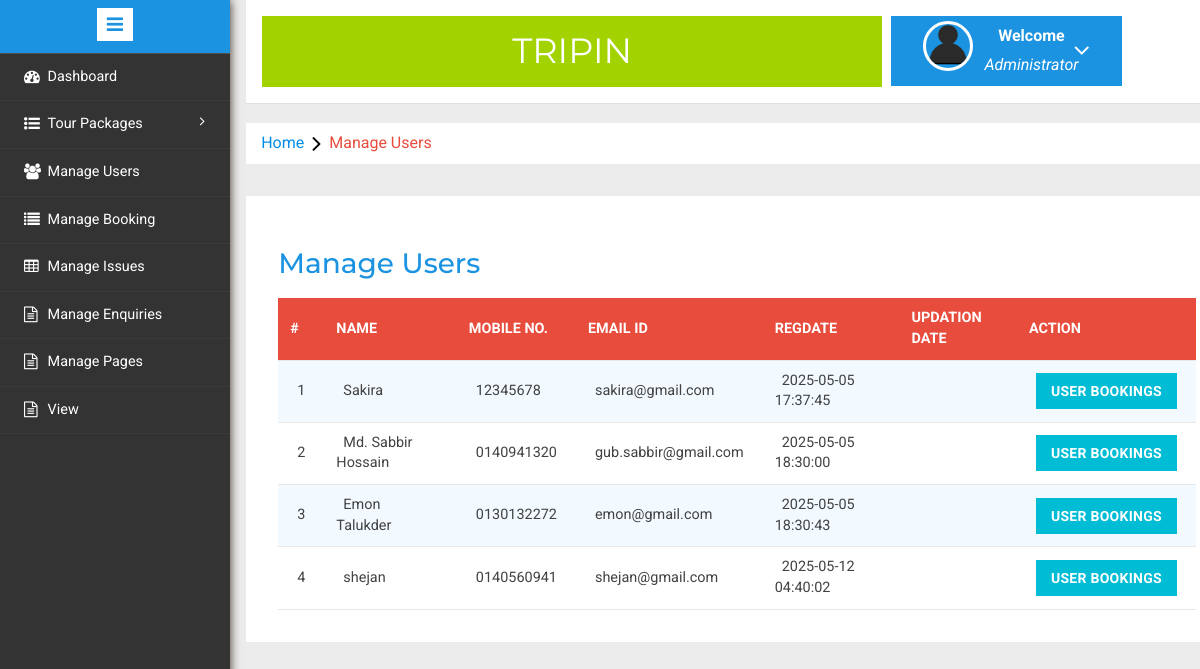
Before: /admin/manage-users.php (signed in) with the older database file.
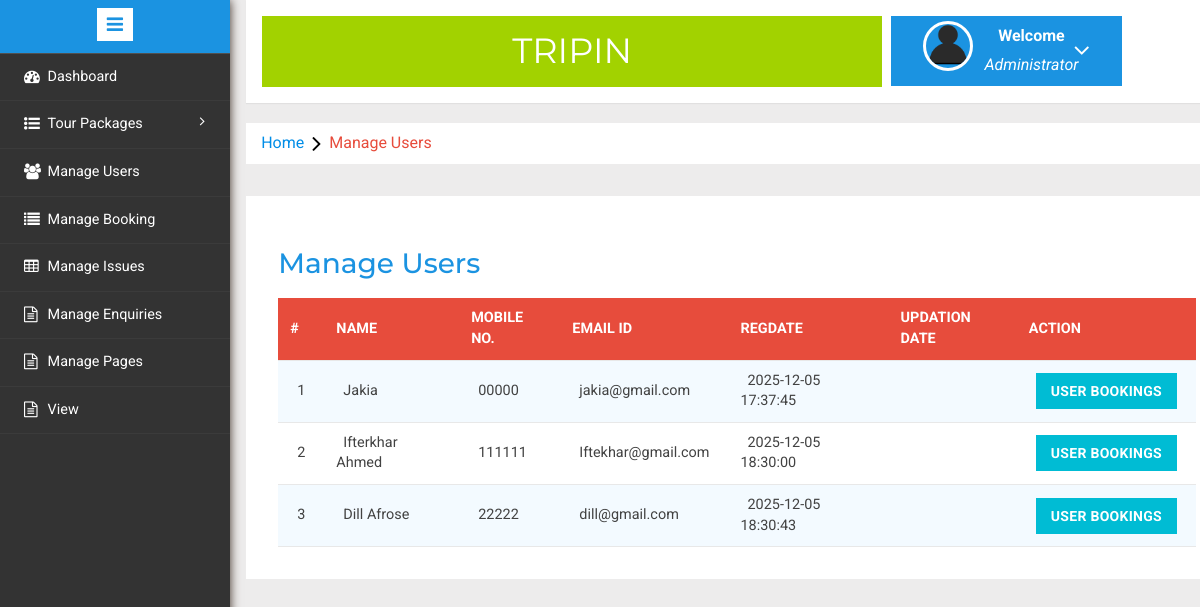
After: the same page with the newer database file.
### tables this page shows
CREATE TABLE `tblusers` (
  `id` int(11) NOT NULL,
  `FullName` varchar(100) DEFAULT NULL,
  `MobileNumber` char(10) DEFAULT NULL,
  `EmailId` varchar(70) DEFAULT NULL,
  `Password` varchar(100) DEFAULT NULL,
  `RegDate` timestamp NULL DEFAULT current_timestamp(),
  `UpdationDate` timestamp NULL DEFAULT NULL ON UPDATE current_timestamp()
);

### admin/manage-users.php (the view, shortened to what this page needs)
<?php
include('includes/config.php');
if(strlen($_SESSION['alogin'])==0)
	{
header('location:index.php');
}
else{
	?>
<!DOCTYPE HTML>
<html>
<head>
<link href="css/bootstrap.min.css" rel='stylesheet' type='text/css' />
<link href="css/style.css" rel='stylesheet' type='text/css' />
<link rel="stylesheet" href="css/morris.css" type="text/css"/>
<link href="css/font-awesome.css" rel="stylesheet">
<link rel="stylesheet" type="text/css" href="css/table-style.css" />
<link rel="stylesheet" type="text/css" href="css/basictable.css" />
<link rel="stylesheet" href="css/icon-font.min.css" type='text/css' />
</head>
<body>
   <div class="page-container">
<div class="left-content">
	   <div class="mother-grid-inner">
				<?php include('includes/header.php');?>
				</div>
<ol class="breadcrumb">
                <li class="breadcrumb-item"><a href="index.html">Home</a><i class="fa fa-angle-right"></i>Manage Users</li>
            </ol>
<div class="agile-grids">
				<div class="agile-tables">
					<div class="w3l-table-info">
					  <h2>Manage Users</h2>
					    <table id="table">
						<thead>
						  <tr>
						  <th>#</th>
							<th>Name</th>
							<th>Mobile No.</th>
							<th>Email Id</th>
							<th>RegDate </th>
							<th>Updation Date</th>
							<th>Action</th>
						  </tr>
						</thead>
						<tbody>
<?php $sql = "SELECT * from tblusers";
$query = $dbh -> prepare($sql);
$query->execute();
$results=$query->fetchAll(PDO::FETCH_OBJ);
$cnt=1;
if($query->rowCount() > 0)
{
foreach($results as $result)
{				?>
						  <tr>
							<td><?php echo htmlentities($cnt);?></td>
							<td><?php echo htmlentities($result->FullName);?></td>
							<td><?php echo htmlentities($result->MobileNumber);?></td>
							<td><?php echo htmlentities($result->EmailId);?></td>
							<td><?php echo htmlentities($result->RegDate);?></td>
							<td><?php echo htmlentities($result->UpdationDate);?></td>
							<td><a href="user-bookings.php?uid=<?php echo htmlentities($result->EmailId);?>&&uname=<?php echo htmlentities($result->FullName);?>" class="btn btn-primary">User Bookings</td>
						  </tr>
						 <?php $cnt=$cnt+1;} }?>
						</tbody>
					  </table>
					</div>
			</div>
</div>
</div>
						<?php include('includes/sidebarmenu.php');?>
							</div>
</body>
</html>
<?php } ?>

### admin/includes/header.php (shortened to what this page needs)
<div class="header-main">
					<div class="logo-w3-agile">
								<h1><a href="dashboard.php">TripIN</a></h1>
							</div>
						<div class="profile_details w3l">
								<ul>
									<li class="dropdown profile_details_drop">
										<a href="#" class="dropdown-toggle" data-toggle="dropdown" aria-expanded="false">
											<div class="profile_img">
												<span class="prfil-img"><img src="images/User-icon.png" alt=""> </span>
												<div class="user-name">
													<p>Welcome</p>
													<span>Administrator</span>
												</div>
												<i class="fa fa-angle-down"></i>
												<div class="clearfix"></div>
											</div>
										</a>
									</li>
								</ul>
							</div>
				</div>

### admin/includes/sidebarmenu.php (shortened to what this page needs)
<div class="sidebar-menu">
					<header class="logo1">
						<a href="#" class="sidebar-icon"> <span class="fa fa-bars"></span> </a>
					</header>
                           <div class="menu">
									<ul id="menu" >
										<li><a href="dashboard.php"><i class="fa fa-tachometer"></i> <span>Dashboard</span><div class="clearfix"></div></a></li>
									 <li id="menu-academico" ><a href="#"><i class="fa fa-list-ul" aria-hidden="true"></i><span> Tour Packages</span> <span class="fa fa-angle-right" style="float: right"></span><div class="clearfix"></div></a>
										</li>
									<li id="menu-academico" ><a href="manage-users.php"><i class="fa fa-users" aria-hidden="true"></i><span>Manage Users</span><div class="clearfix"></div></a></li>
									<li><a href="manage-bookings.php"><i class="fa fa-list" aria-hidden="true"></i>  <span>Manage Booking</span><div class="clearfix"></div></a></li>
									 <li><a href="manageissues.php"><i class="fa fa-table"></i>  <span>Manage Issues</span><div class="clearfix"></div></a></li>
									<li><a href="manage-enquires.php"><i class="fa fa-file-text-o" aria-hidden="true"></i>  <span>Manage Enquiries</span><div class="clearfix"></div></a></li>
									<li><a href="manage-pages.php"><i class="fa fa-file-text-o" aria-hidden="true"></i>  <span>Manage Pages</span><div class="clearfix"></div></a></li>
									<li><a href="view-custom-packages.php"><i class="fa fa-file-text-o" aria-hidden="true"></i>  <span>View</span><div class="clearfix"></div></a></li>
								  </ul>
								</div>
							  </div>

### admin/css/table-style.css (style rules this page uses)
table { background: white; border-collapse: collapse; margin: 1.25em 0 0; width: 100%; }
table tr, table th, table td { border: none; border-bottom: 1px solid #e8e8e8; font-size: .95em; }
table th, table td { padding: 10px 12px; text-align: left; }
table th { background: #e74c3c; color: #fff; text-transform: uppercase; }
table tr td { background: #f3faff; color: #424242; }
table tr:nth-of-type(2n+2) td { background: #ffffff; }
table { width: 100%; }

Changed rows visible on the page:
removed tblusers: FullName "shejan", MobileNumber "0140560941", EmailId "shejan@gmail.com", RegDate "2025-05-12 04:40:02"
changed tblusers: FullName "Sakira" → "Jakia"; MobileNumber "12345678" → "00000"; EmailId "sakira@gmail.com" → "jakia@gmail.com"; RegDate "2025-05-05 17:37:45" → "2025-12-05 17:37:45"
changed tblusers: FullName "Md. Sabbir Hossain" → "Ifterkhar Ahmed"; MobileNumber "0140941320" → "111111"; EmailId "gub.sabbir@gmail.com" → "Iftekhar@gmail.com"; RegDate "2025-05-05 18:30:00" → "2025-12-05 18:30:00"
changed tblusers: FullName "Emon Talukder" → "Dill Afrose"; MobileNumber "0130132272" → "22222"; EmailId "emon@gmail.com" → "dill@gmail.com"; RegDate "2025-05-05 18:30:43" → "2025-12-05 18:30:43"
